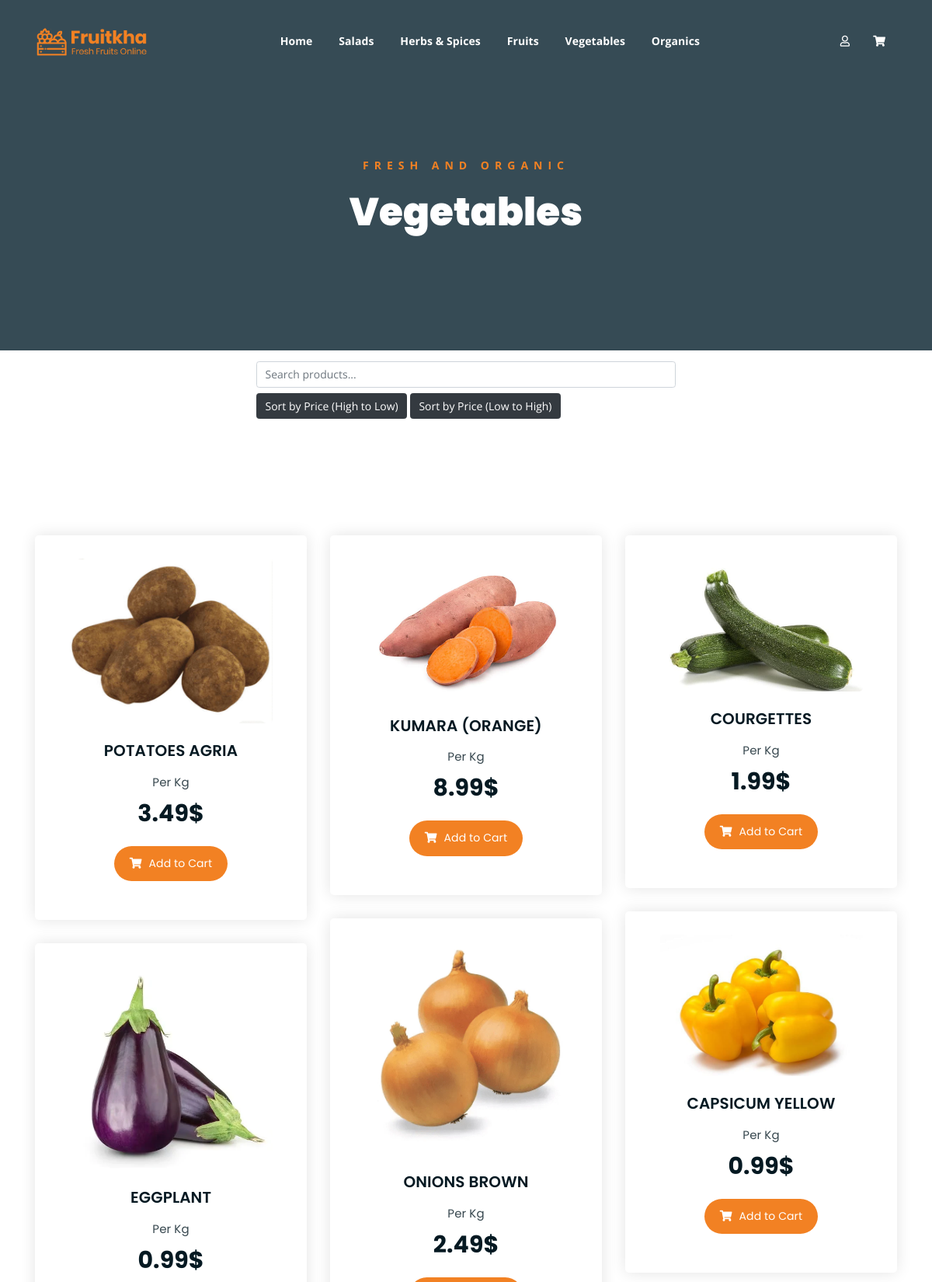
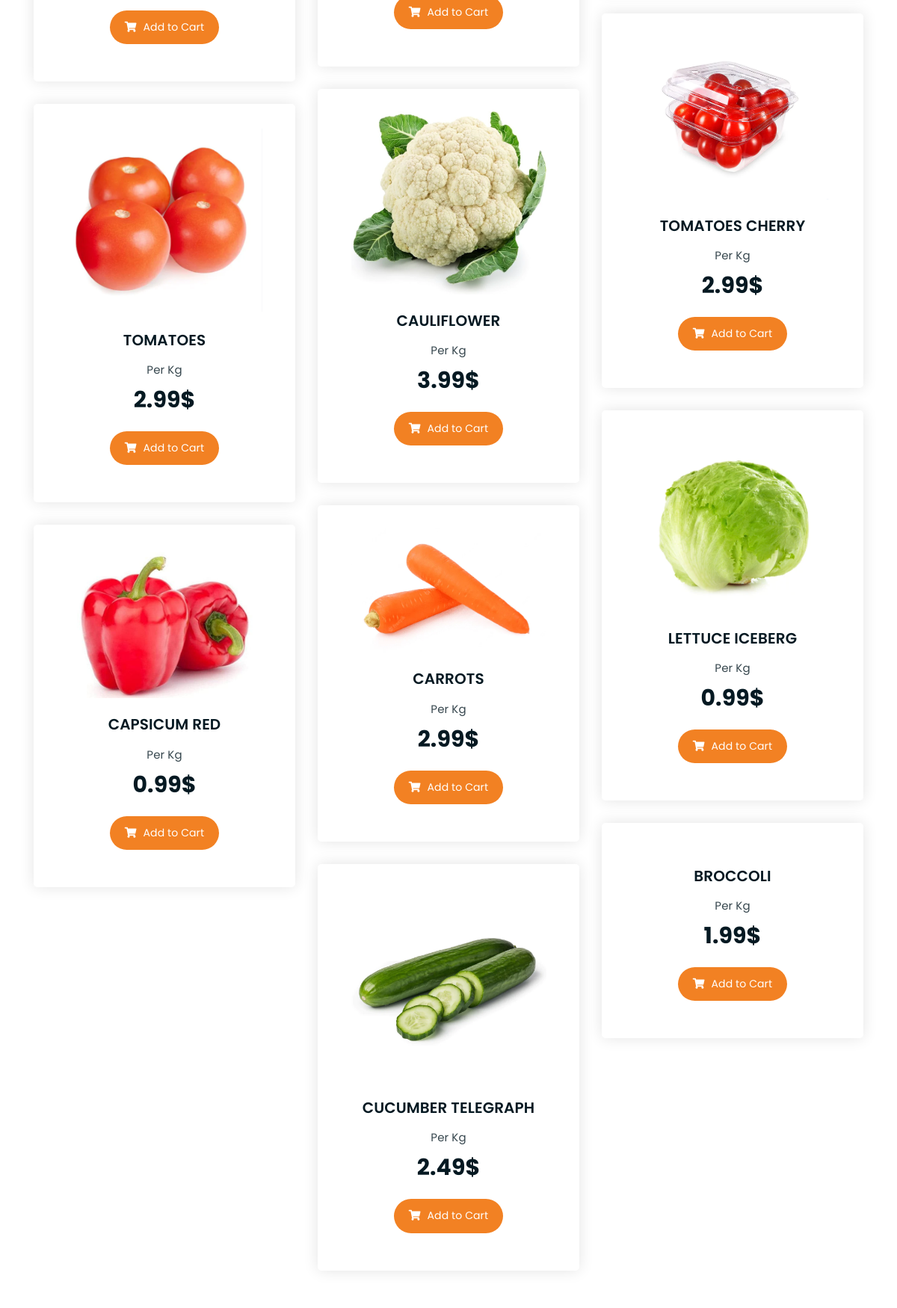
The app's page /category/display&id=2 (upper part) with its own data (2 pictures, top to bottom).
### tables this page shows
CREATE TABLE `categories` (
  `id` int NOT NULL,
  `name` varchar(100) NOT NULL
);

CREATE TABLE `products` (
  `id` int NOT NULL,
  `category_id` int NOT NULL,
  `name` varchar(255) NOT NULL,
  `description` text,
  `price` float(100,2) NOT NULL,
  `stock` int NOT NULL,
  `date` date NOT NULL,
  `image` varchar(255) DEFAULT NULL
);

### config/db.php (called while the page is built)
<?php
class Database {
    public static function connectPDO() {
        $dsn = 'mysql:host=localhost;dbname=ecommerce';
        $username = 'root';
        $password = '';
        try {
            $pdo = new PDO($dsn, $username, $password);
            $pdo->setAttribute(PDO::ATTR_ERRMODE, PDO::ERRMODE_EXCEPTION);
            $pdo->exec("SET NAMES 'utf8'");
            return $pdo;
        } catch (PDOException $e) {
            die('Connection failed: ' . $e->getMessage());
        }
    }
}

### helpers/utils.php (called while the page is built, shortened)
<?php
class Utils{
    public static function showCategories(){
        require_once 'models/category.php';
        $category = new Category();
        $categories = $category->getCategories();
        return $categories;
    }
}

### models/category.php (called while the page is built, shortened)
<?php
class Category{
    private $id;
    private $db;
    public function __construct(){
        $this->db = Database::connectPDO();
    }
    public function setId($id)
    {
        $this->id = $id;
        return $this;
    }
    public function getCategories(){
        $stmt = $this->db->query("SELECT * FROM categories ORDER BY id DESC");
        return $stmt->fetchAll(PDO::FETCH_OBJ);
    }
    public function getSingleCategory(){
        $stmt = $this->db->prepare("SELECT * FROM categories WHERE id = :id");
        $stmt->bindParam(':id', $this->id, PDO::PARAM_INT);
        $stmt->execute();
        return $stmt->fetch(PDO::FETCH_OBJ);
    }
}

### controllers/categoryController.php (called while the page is built, shortened)
<?php
require_once 'models/category.php';
require_once 'models/product.php';
class categoryController{
    public function display(){
        if(isset($_GET['id'])){
            $category = new Category();
            $category->setId($_GET['id']);
            $category = $category->getSingleCategory();
            $product = new Product();
            $product->setCategory_id($_GET['id']);
            $products = $product->getCatProducts();
        }
        require_once 'views_2/categories/display.php';
    }
}

### models/product.php (called while the page is built, shortened)
<?php
class Product {
    private $category_id;
    private $db;
    public function __construct() {
        $this->db = Database::connectPDO();
    }
    public function setCategory_id($category_id) {
        $this->category_id = $category_id;
        return $this;
    }
    public function getCatProducts() {
        $sql = "SELECT p.*, c.name AS 'catName' FROM products p "
            . "INNER JOIN categories c ON c.id = p.category_id "
            . "WHERE p.category_id = :category_id "
            . "ORDER BY id DESC";
        $stmt = $this->db->prepare($sql);
        $stmt->bindParam(':category_id', $this->category_id, PDO::PARAM_INT);
        $stmt->execute();
        return $stmt->fetchAll(PDO::FETCH_OBJ);
    }
}

### views_2/categories/display.php (the view, shortened to what this page needs)
<?php if (isset($category)): ?>
<div class="breadcrumb-section breadcrumb-bg">
    <div class="container">
        <div class="row">
            <div class="col-lg-8 offset-lg-2 text-center">
                <div class="breadcrumb-text">
                    <p>Fresh and Organic</p>
                    <h1><?= ucfirst($category->name); ?></h1>
                </div>
            </div>
        </div>
    </div>
</div>
    <div class="container mt-3 mb-3">
        <div class="row">
            <div class="col-lg-6 offset-lg-3">
                <input type="text" id="searchInput" class="form-control" placeholder="Search products...">
            </div>
            <div class="col-lg-6 offset-lg-3 mt-2">
                <button class="btn btn-dark" id="sortHighToLow">Sort by Price (High to Low)</button>
                <button class="btn btn-dark" id="sortLowToHigh">Sort by Price (Low to High)</button>
            </div>
        </div>
    </div>
<div class="product-section mt-150 mb-150">
    <div class="container" id="searchResults">
        <div class="row product-lists">
            <?php foreach ($products as $product): ?>
            <div class="col-lg-4 col-md-6 text-center">
                <div class="single-product-item">
                    <div class="product-image">
                        <a href="<?= base_url ?>product/singleProduct&id=<?= $product->id ?>"><img src="<?= base_url ?>uploads/images/<?= $product->image ?>" alt=""></a>
                    </div>
                    <h3><?= $product->name ?></h3>
                    <p class="product-price"><span>Per Kg</span> <?= $product->price ?>$ </p>
                    <a href="<?= base_url ?>cart/add&id=<?= $product->id; ?>" class="cart-btn"><i class="fas fa-shopping-cart"></i> Add to Cart</a>
                </div>
            </div>
            <?php endforeach; ?>
        </div>
    </div>
</div>
<?php else: ?>
    <h1>No categories found...</h1>
<?php endif; ?>

### views_2/layout/header.php (shortened to what this page needs)
<!DOCTYPE html>
<html lang="en">
<head>
    <link rel="stylesheet" href="<?=base_url?>assets_2/assets/css/all.min.css">
    <link rel="stylesheet" href="<?=base_url?>assets_2/assets/bootstrap/css/bootstrap.min.css">
    <link rel="stylesheet" href="<?=base_url?>assets_2/assets/css/owl.carousel.css">
    <link rel="stylesheet" href="<?=base_url?>assets_2/assets/css/magnific-popup.css">
    <link rel="stylesheet" href="<?=base_url?>assets_2/assets/css/animate.css">
    <link rel="stylesheet" href="<?=base_url?>assets_2/assets/css/meanmenu.min.css">
    <link rel="stylesheet" href="<?=base_url?>assets_2/assets/css/main.css">
    <link rel="stylesheet" href="<?=base_url?>assets_2/assets/css/responsive.css">
    <link rel="stylesheet" href="<?=base_url?>assets_2/assets/css/customscrollbar.css">
</head>
<body>
<div class="top-header-area" id="sticker">
    <div class="container">
        <div class="row">
            <div class="col-lg-12 col-sm-12 text-center">
                <div class="main-menu-wrap">
                    <div class="site-logo">
                        <a href="<?=base_url?>">
                            <img src="<?=base_url?>assets_2/assets/img/logo.png" alt="">
                        </a>
                    </div>
                    <nav class="main-menu">
                        <ul>
                            <li><a href="<?=base_url?>">Home</a></li>
                            <?php
                            $categories = Utils::showCategories();
                            foreach ($categories as $category):
                                ?>
                                <li>
                                    <a href="<?= base_url ?>category/display&id=<?= $category->id; ?>"><?= $category->name ?></a>
                                </li>
                            <?php
                            endforeach;
                            ?>
                            <li>
                                <div class="header-icons">
                                    <?php if(isset($_SESSION['identity'])): ?>
                                        <h6 class="welcome-text">Welcome, <?=$_SESSION['identity']->first_name?>!</h6>
                                    <div class="user-container">
                                        <a class="user-profile"><i class="far fa-user"></i></a>
                                        <ul class="sub-menu hidden">
                                            <li><a href="<?=base_url?>order/myOrders">My orders</a></li>
                                            <li><a href="<?=base_url?>user/logout">Log out</a></li>
                                        </ul>
                                    </div>
                                    <?php else: ?>
                                        <a class="user-profile login-trigger" href="#"><i class="far fa-user"></i></a>
                                    <?php endif; ?>
                                    <a class="shopping-cart" href="<?=base_url?>cart/index"><i class="fas fa-shopping-cart"></i></a>
                                </div>
                            </li>
                        </ul>
                    </nav>
                </div>
            </div>
        </div>
    </div>
</div>

### assets_2/assets/css/main.css (style rules this page uses)
html { font-size: 14px; font-weight: 400; line-height: 28px; height: 100%; }
body { font-family: "Open Sans", sans-serif; font-weight: 400; font-size: 1rem; letter-spacing: 0.1px; line-height: 1.8; color: #051922; overflow-x: hidden; }
body img { max-width: 100%; }
a { cursor: pointer; text-decoration: none; -webkit-transition: all 0.2s ease-in-out; -o-transition: all 0.2s ease-in-out; transition: all 0.2s ease-in-out; }
h1, .h1, h2, .h2, h3, .h3, h4, .h4, h5, .h5, h6, .h6 { font-family: "Poppins", sans-serif; font-weight: 700; margin: 0 0 1.25rem 0; color: #051922; }
h1:last-child, .h1:last-child, h2:last-child, .h2:last-child, h3:last-child, .h3:last-child, h4:last-child, .h4:last-child, h5:last-child, .h5:last-child, h6:last-child, .h6:last-child { margin: 0; }
h1, .h1 { font-size: 4rem; font-weight: 700; line-height: 4rem; }
h3, .h3 { font-size: 2rem; font-weight: 700; line-height: 2.25rem; }
p { font-family: "Open Sans", sans-serif; font-weight: 400; font-size: 1rem; letter-spacing: 0.1px; line-height: 1.8; color: #051922; margin: 0 0 1.25rem 0; }
.mt-150 { margin-top: 150px; }
.mb-150 { margin-bottom: 150px; }
a.boxed-btn, a.bordered-btn, a.cart-btn { border-radius: 50px; }
.breadcrumb-bg { background-image: url(../img/breadcrumb-bg.jpg); }
.breadcrumb-text p { color: #F28123; font-weight: 700; text-transform: uppercase; letter-spacing: 7px; }
.breadcrumb-text h1 { font-size: 50px; font-weight: 900; color: #fff; margin: 0; margin-top: 20px; }
.breadcrumb-section { padding: 150px 0; background-size: cover; background-position: center center; position: relative; z-index: 1; background-attachment: fixed; padding-top: 200px; }
.breadcrumb-section:after { position: absolute; left: 0; top: 0; width: 100%; height: 100%; content: ""; background-color: #07212e; z-index: -1; opacity: 0.8; }
.top-header-area { position: absolute; z-index: 999; width: 100%; padding: 25px 0; }
nav.main-menu ul { margin: 0; padding: 0; list-style: none; }
nav.main-menu ul li { display: inline-block; }
nav.main-menu ul li a { color: #fff; font-weight: 700; display: block; padding: 15px; }
nav.main-menu ul > li { position: relative; }
nav.main-menu ul li:last-child a { display: inline-block; }
nav.main-menu > ul li:last-child { float: right; }
.site-logo { float: left; max-width: 150px; }
.main-menu-wrap { position: relative; }
.header-icons a { color: #fff; display: inline-block; padding: 10px; }
.site-logo { padding: 6px 0; }
nav.main-menu li a { -webkit-transition: 0.3s; -o-transition: 0.3s; transition: 0.3s; }
.top-header-area .header-icons a { -webkit-transition: 0.3s; -o-transition: 0.3s; transition: 0.3s; }
.top-header-area { -webkit-transition: 0.3s; -o-transition: 0.3s; transition: 0.3s; }
.product-image img { -webkit-transition: 0.3s; -o-transition: 0.3s; transition: 0.3s; }
a.cart-btn { -webkit-transition: 0.3s; -o-transition: 0.3s; transition: 0.3s; }
.single-product-item { -webkit-transition: 0.3s; -o-transition: 0.3s; transition: 0.3s; }
html, body { height: 100%; }
.single-product-item { margin-bottom: 30px; }
.product-image { padding: 30px; padding-bottom: 0; }
.product-image img { width: 90%; border-radius: 5px; margin-bottom: 20px; }
.single-product-item h3 { font-size: 20px; font-weight: 600; margin-bottom: 10px; }
p.product-price { font-family: 'Poppins', sans-serif; font-size: 30px; font-weight: 700; margin-bottom: 15px; }
p.product-price span { display: block; opacity: 0.8; font-size: 15px; font-weight: 400; }
a.cart-btn { font-family: 'Poppins', sans-serif; display: inline-block; background-color: #F28123; color: #fff; padding: 10px 20px; }
a.cart-btn i { margin-right: 5px; }
.single-product-item { -webkit-box-shadow: 0 0 20px #e4e4e4; box-shadow: 0 0 20px #e4e4e4; padding-bottom: 50px; border-radius: 5px; }

### assets_2/assets/css/customscrollbar.css (style rules this page uses)
* { scrollbar-width: thin; scrollbar-color: #f08023 #f1f1f1; }
body { scrollbar-width: thin; scrollbar-color: #f08023 #f1f1f1; }

### views_2/layout/header.php (style rules this page uses)
.header-icons { display: flex; align-items: center; }

### records on screen
categories: name "Salads"
categories: name "Herbs & Spices"
categories: name "Fruits"
categories: name "Vegetables"
categories: name "Organics"
products: image (picture), name "POTATOES AGRIA", price "3.49"
products: image (picture), name "KUMARA (ORANGE)", price "8.99"
products: image (picture), name "COURGETTES", price "1.99"
products: image (picture), name "CAPSICUM YELLOW", price "0.99"
products: image (picture), name "ONIONS BROWN", price "2.49"
products: image (picture), name "EGGPLANT", price "0.99"
products: image (picture), name "TOMATOES CHERRY", price "2.99"
products: image (picture), name "CAULIFLOWER", price "3.99"
products: image (picture), name "TOMATOES", price "2.99"
products: image (picture), name "LETTUCE ICEBERG", price "0.99"
products: image (picture), name "CARROTS", price "2.99"
products: image (picture), name "CAPSICUM RED", price "0.99"
products: name "BROCCOLI", price "1.99"
products: image (picture), name "CUCUMBER TELEGRAPH", price "2.49"
